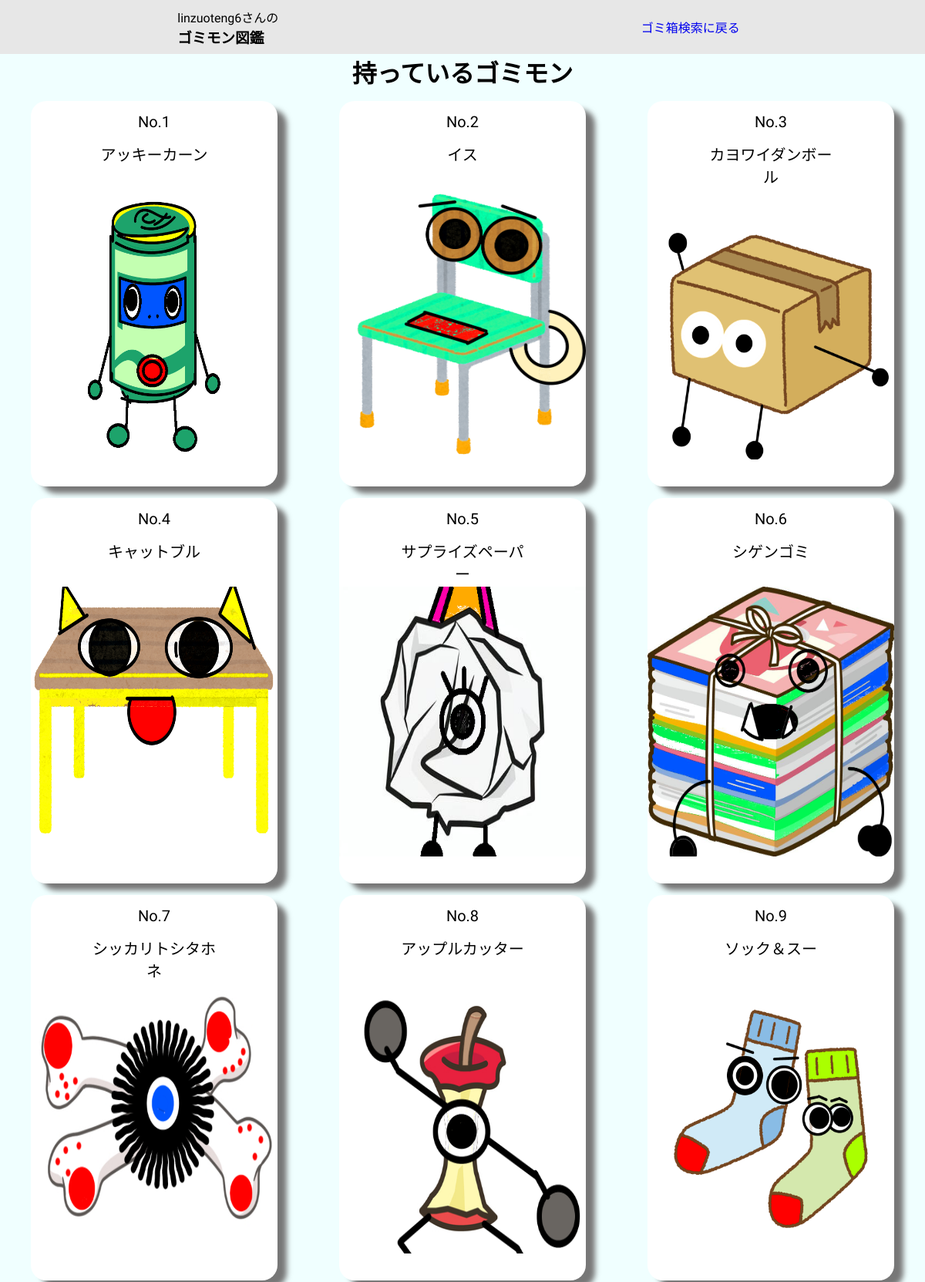
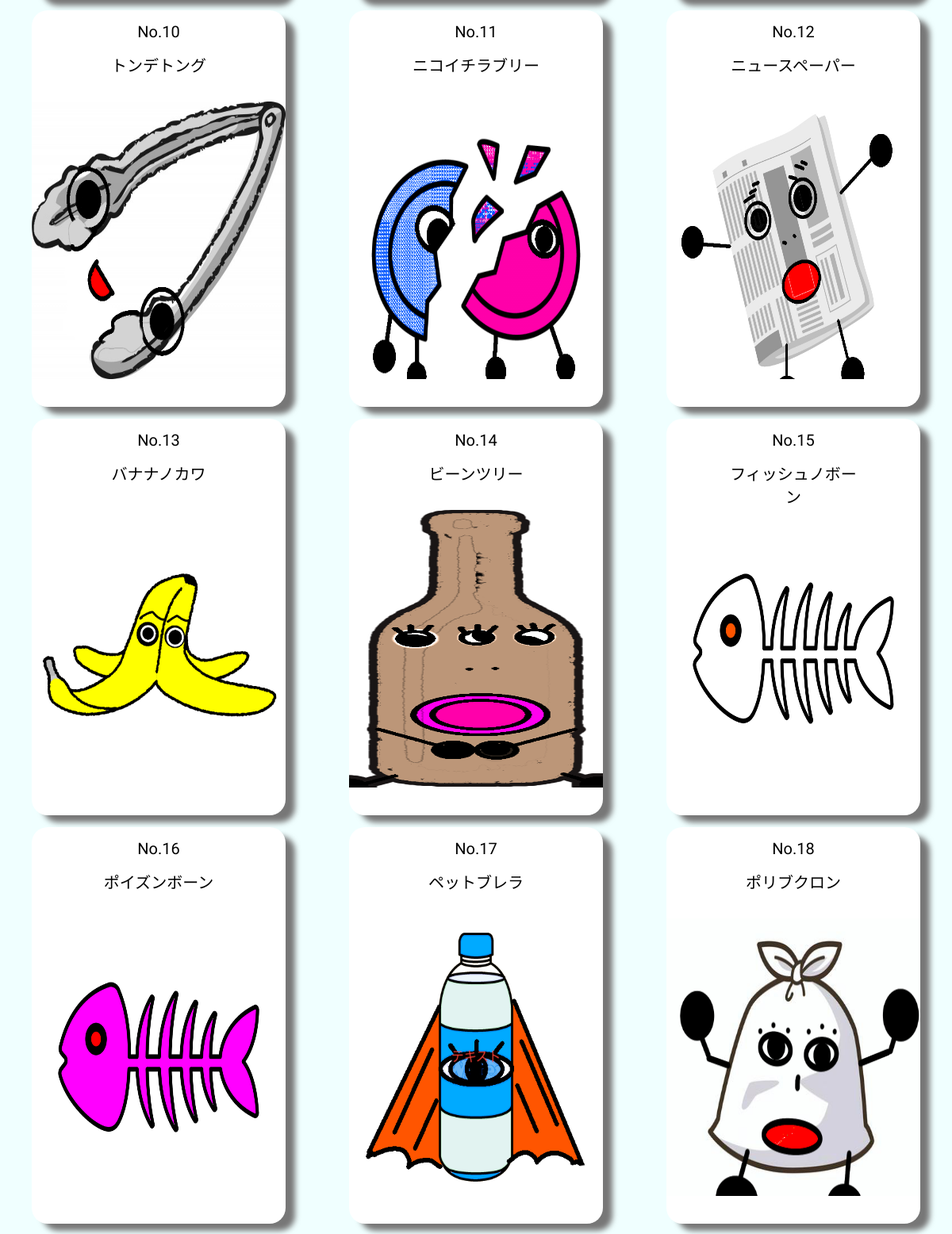
The page /monsterinfo_list/ (signed in, upper part) on the database its author committed (2 pictures, top to bottom).
### map_app/models.py (models this page shows)
class UserInfo(AbstractUser):
    SEX = [('男', '男'), ('女', '女'), ('その他', 'その他')]
    firstname2 = models.CharField(max_length = 20)
    lastname2 = models.CharField(max_length = 20)
    sex = models.CharField(max_length=10, choices=SEX)
    age = models.IntegerField(default = 20)
    point = models.IntegerField(default = 0)

class Owner(models.Model):
    user = models.ForeignKey(UserInfo, on_delete=models.CASCADE, blank=True)
    monster = models.ForeignKey(MonsterList, on_delete=models.CASCADE, blank=True)
    class Meta:
        ordering = ['monster']
        constraints = [
            models.UniqueConstraint(fields=['user', 'monster'], name='unique_user_monster'),
        ]

class MonsterList(models.Model):
    name = models.CharField(max_length=10)
    images = models.ImageField(upload_to='images')

### map_app/views.py (the view)
# urls.py: path('monsterinfo_list/', MonsterInfo.as_view(), name="monsterinfo_list"),
class MonsterInfo(ListView):
    model = Owner
    context_object_name = "monsters"
    def get_context_data(self, **kwargs):
        context = super().get_context_data(**kwargs)
        context["monsters"] = context["monsters"].filter(user=self.request.user)
        return context

### map_app/templates/map_app/owner_list.html (shortened to what this page needs)
{% extends 'map_app/base.html' %}{% block content %}
<header>
  <div class="title">
    <p>{{request.user}}さんの</p>
    <h3>ゴミモン図鑑</h3>
  </div>
  <a href="{% url 'address' %}">ゴミ箱検索に戻る</a>
</header>
<div class="monsterlist_main">
  <div class="monsterlist">
    <h1>持っているゴミモン</h1>
    <div class="monster_conteiner">
      {% for monster in monsters %}
      <div class="monsters">
        <div class="list_head">
          <p>No.{{monster.monster.id}}</p>
          <p>{{monster.monster.name}}</p>
        </div>
        <div class="list_main">
          <img src="{{monster.monster.images.url}}" />
        </div>
      </div>
      {% endfor %}
    </div>
  </div>
</div>
{% endblock content %}

### map_app/templates/map_app/base.html (shortened to what this page needs)
<!DOCTYPE html>
<html lang="en">
  <head>
    {% load static %}
    <link rel="stylesheet" href="{% static 'css/base.css' %}" />
  </head>
  <body>
    <div class="mapAppWrapper">{% block content %} {% endblock content %}</div>
  </body>
</html>

### map_app/static/css/base.css (style rules this page uses)
* { margin: 0; padding: 0; }
body { font-family: "Kiwi Maru", serif; }
header { display: flex; align-items: center; justify-content: space-around; height: 70px; background-color: rgb(231, 231, 231); }
header a { text-decoration: none; padding: 10px; }
.monsterlist_main { text-align: center; background-color: azure; }
.monsterlist_main .monster_conteiner { display: grid; grid-template-columns: 1fr 1fr 1fr; place-items: center; }
.monsterlist_main .monster_conteiner .monsters { width: 80%; height: 500px; margin-top: 15px; box-shadow: 13px 10px 7px -1px #777777; border-radius: 20px; background-color: white; }
.monsterlist_main .monster_conteiner .monsters .list_head { width: 50%; height: 50px; margin: 0 auto; }
.monsterlist_main .monster_conteiner .monsters .list_head p { font-size: 20px; margin-top: 15px; }
.monsterlist_main .monster_conteiner .monsters img { width: 100%; height: 350px; margin-top: 50px; }

### rows shown on the page
UserInfo: user "linzuoteng6"
Owner: monster.id "1", monster.name "アッキーカーン", monster.images (picture)
Owner: monster.id "2", monster.name "イス", monster.images (picture)
Owner: monster.id "3", monster.name "カヨワイダンボール", monster.images (picture)
Owner: monster.id "4", monster.name "キャットブル", monster.images (picture)
Owner: monster.id "5", monster.name "サプライズペーパー", monster.images (picture)
Owner: monster.id "6", monster.name "シゲンゴミ", monster.images (picture)
Owner: monster.id "7", monster.name "シッカリトシタホネ", monster.images (picture)
Owner: monster.id "8", monster.name "アップルカッター", monster.images (picture)
Owner: monster.id "9", monster.name "ソック＆スー", monster.images (picture)
Owner: monster.id "10", monster.name "トンデトング", monster.images (picture)
Owner: monster.id "11", monster.name "ニコイチラブリー", monster.images (picture)
Owner: monster.id "12", monster.name "ニュースペーパー", monster.images (picture)
Owner: monster.id "13", monster.name "バナナノカワ", monster.images (picture)
Owner: monster.id "14", monster.name "ビーンツリー", monster.images (picture)
Owner: monster.id "15", monster.name "フィッシュノボーン", monster.images (picture)
Owner: monster.id "16", monster.name "ポイズンボーン", monster.images (picture)
Owner: monster.id "17", monster.name "ペットブレラ", monster.images (picture)
Owner: monster.id "18", monster.name "ポリブクロン", monster.images (picture)
